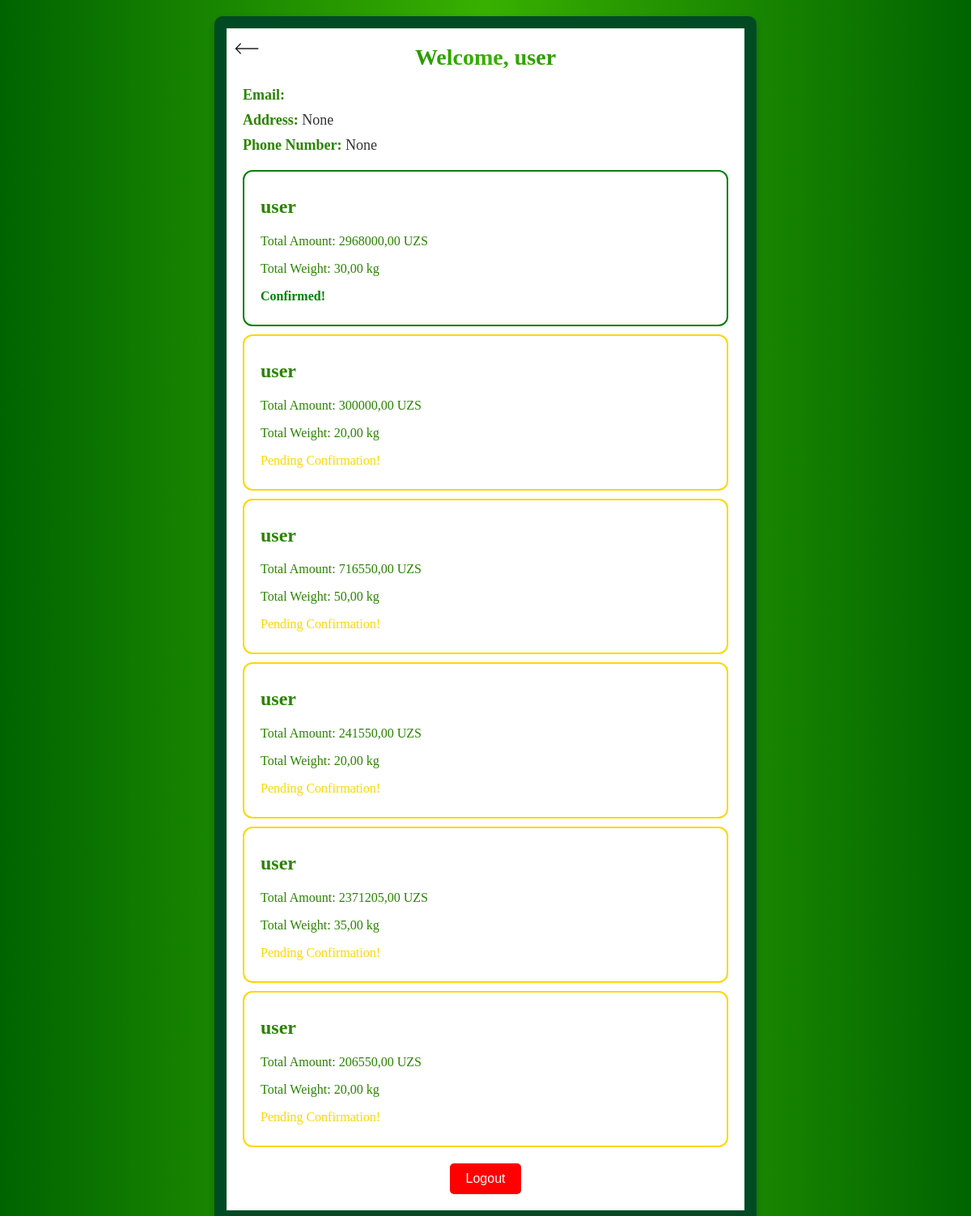
Screenshot of /en/dashboard/ (signed in) with the database file from the repository.
### blog/models.py (models this page shows, shortened)
class CustomUser(AbstractUser):
    address = models.CharField(max_length=255, null=True, blank=True)
    phone_number = models.CharField(max_length=15, blank=True, null=True)

class Buyurtma(models.Model):
    foydalanuvchi = models.ForeignKey(CustomUser, on_delete=models.CASCADE, verbose_name="Foydalanuvchi")
    mahsulot_nomi = models.TextField(verbose_name="Mahsulotlar ro'yxati")
    umumiy_summa = models.DecimalField(max_digits=10, decimal_places=2, verbose_name="Umumiy summa")
    umumiy_kg = models.DecimalField(max_digits=10, decimal_places=2, default=0, verbose_name="Umumiy kilogramm")
    buyurtma_vaqti = models.DateTimeField(auto_now_add=True, verbose_name="Buyurtma vaqti")
    foydalanuvchi_kiritgan_kg = models.JSONField(default=dict, verbose_name="Foydalanuvchi kilogrammi")  # JSONField
    tasdiqlandi = models.BooleanField(default=False, verbose_name="Tasdiqlanganmi")  # Yangi maydon

### en/views.py (the view)
# urls.py: path('dashboard/', dashboard_view, name='dashboard'),
@login_required
def dashboard_view(request):
    user = request.user
    tasdiqlangan_buyurtmalar = Buyurtma.objects.filter(tasdiqlandi=True).order_by("-buyurtma_vaqti")[:1]
    tasdiqlanmagan_buyurtmalar = Buyurtma.objects.filter(tasdiqlandi=False).order_by("-buyurtma_vaqti")[:5]
    return render(request, 'en/dashboard.html', {
        'username': user.username,
        'email': user.email,
        'address': user.address,
        'phone_number': user.phone_number,
        'tasdiqlangan_buyurtmalar': tasdiqlangan_buyurtmalar,
        'tasdiqlanmagan_buyurtmalar': tasdiqlanmagan_buyurtmalar
    })

### templates/en/dashboard.html (shortened to what this page needs)
<!DOCTYPE html>
<html lang="uz">
<head>
</head>
<body>
    <div class="dashboard-container">
        {% if user.is_authenticated %}
        <div class="dashboard-header">
            <a class="a_orqaga" href="{% url 'en_home' %}">
                <img style="width: 30px; height: 30px;">
            </a>
            <h1 id="username">Welcome, {{ username }}</h1>
        </div>
        <div class="user-info">
            <p id="email"><strong>Email:</strong> {{ email }}</p>
            <p id="address"><strong>Address:</strong> {{ address }}</p>
            <p id="phone_number"><strong>Phone Number:</strong> {{ phone_number }}</p>
        </div>
        {% for buyurtma in tasdiqlangan_buyurtmalar %}
            {% if buyurtma.foydalanuvchi.username == username %}
                <li class="li_tasdiqlangan" style="border: 2px solid green; border-radius: 12px; list-style: none;">
                    <h2>
                        {{ buyurtma.foydalanuvchi.username }}
                    </h2>
                    <p>Total Amount: {{ buyurtma.umumiy_summa }} UZS</p>
                    <p>Total Weight: {{ buyurtma.umumiy_kg }} kg</p>
                    <p style="color: green;font-weight: bold;">Confirmed!</p>
                </li>
            {% endif %}
        {% endfor %}
        {% for buyurtma in tasdiqlanmagan_buyurtmalar %}
            {% if buyurtma.foydalanuvchi.username == username %}
                <li class="li_tasdiqlangan" style="border: 2px solid gold; border-radius: 12px; list-style: none;">
                    <h2>
                        {{ buyurtma.foydalanuvchi.username }}
                    </h2>
                    <p>Total Amount: {{ buyurtma.umumiy_summa }} UZS</p>
                    <p>Total Weight: {{ buyurtma.umumiy_kg }} kg</p>
                    <p style="color: gold;">Pending Confirmation!</p>
                </li>
            {% endif %}
        {% endfor %}
        <div class="logout-btn" style="display: flex; justify-content: center; gap: 10px;">
            <form method="post" action="{% url 'en_logout' %}">
                <button type="submit">Logout</button>
            </form>
        </div>
        {% else %}
        <div class="dashboard-header">
            <h1>Login Required</h1>
            <p>Please log in to access the dashboard.</p>
        </div>
        {% endif %}
    </div>
</body>
</html>

### templates/en/dashboard.html (style rules this page uses)
body { display: flex; justify-content: center; align-items: center; min-height: 100vh; margin: 0; padding: 20px 10px 0 10px; background: linear-gradient(90deg, #006400, #38b000, #006400); }
.dashboard-container { background-color: #fff; color: #2a8401; padding: 20px; border-radius: 10px; width: 80%; max-width: 600px; box-shadow: 0 4px 8px rgba(0, 0, 0, 0.2); border: 15px solid #004b23; position: relative; }
.dashboard-header h1 { text-align: center; margin: 0 0 20px; font-size: 28px; background: linear-gradient(90deg, #006400 , #38b000 , #006400 ); -webkit-background-clip: text; -webkit-text-fill-color: transparent; }
.user-info { margin: 20px 0; text-align: left; }
.user-info p { margin: 10px 0; font-size: 18px; color: #333; }
.user-info strong { color: #2a8401; }
.a_orqaga { position: absolute; top: 10px; left: 10px; }
.logout-btn { margin-top: 20px; }
.logout-btn button { background-color:red; color: #fff; border: none; padding: 10px 20px; font-size: 16px; border-radius: 5px; cursor: pointer; transition: background-color 0.3s; }
.li_tasdiqlangan { padding: 10px 20px; margin-bottom: 10px; }

### rows the page displays
CustomUser: username "user"
Buyurtma: foydalanuvchi.username "user", umumiy_summa "2968000,00", umumiy_kg "30,00"
Buyurtma: foydalanuvchi.username "user", umumiy_summa "300000,00", umumiy_kg "20,00"
Buyurtma: foydalanuvchi.username "user", umumiy_summa "716550,00", umumiy_kg "50,00"
Buyurtma: foydalanuvchi.username "user", umumiy_summa "241550,00", umumiy_kg "20,00"
Buyurtma: foydalanuvchi.username "user", umumiy_summa "2371205,00", umumiy_kg "35,00"
Buyurtma: foydalanuvchi.username "user", umumiy_summa "206550,00", umumiy_kg "20,00"

### other values shown
{{ address }} "None"
{{ phone_number }} "None"
